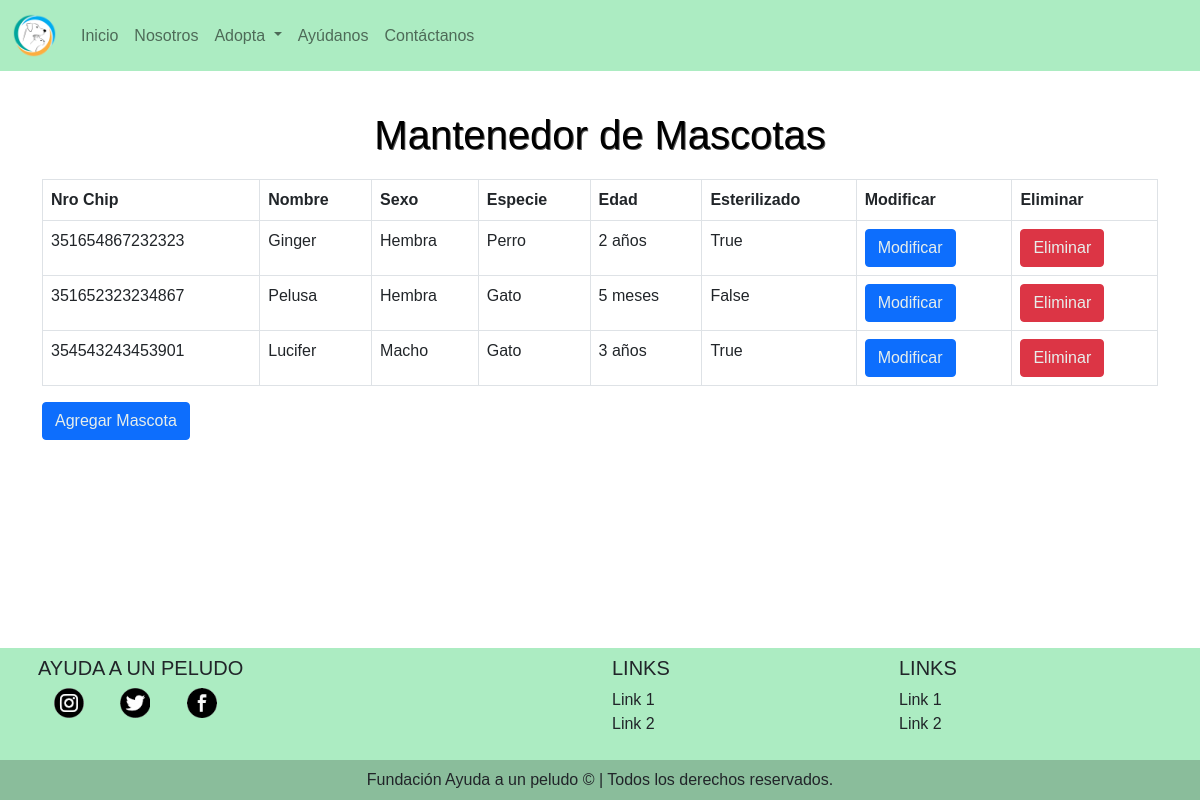
/mascotaCRUD/, run on an earlier commit of the app's database.
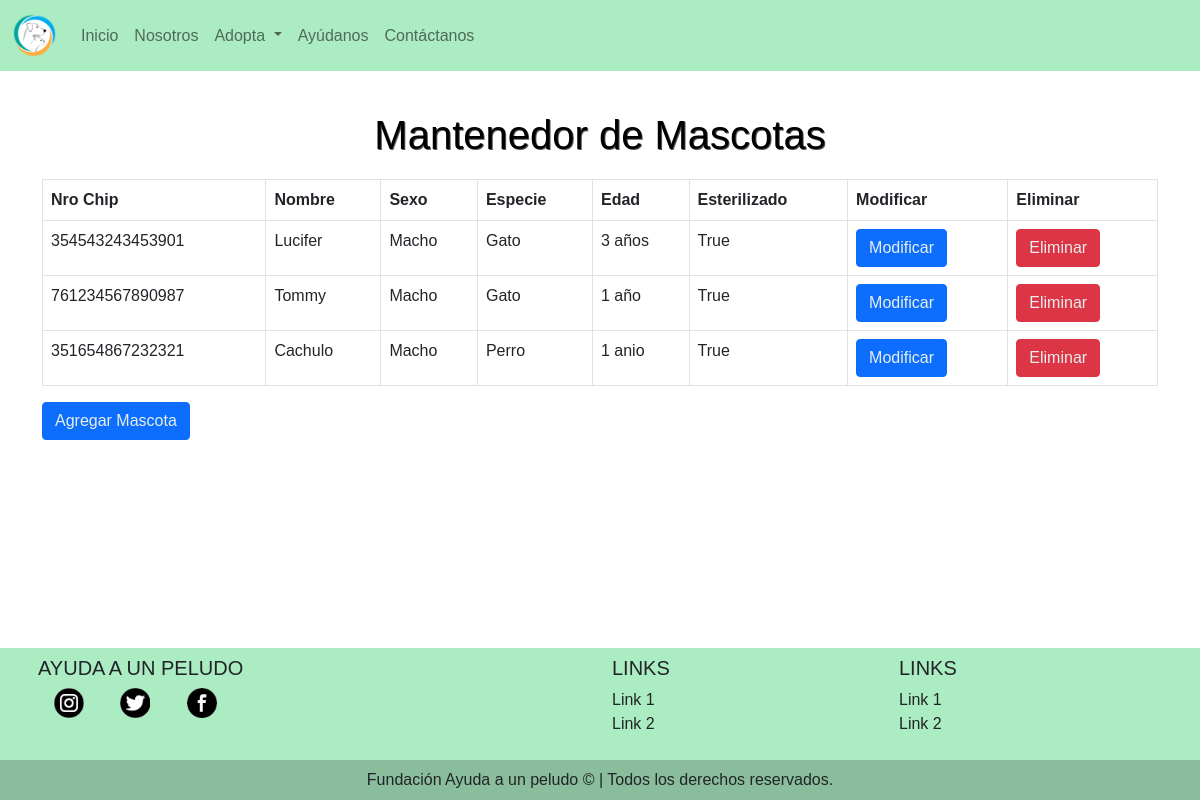
And on a later commit of the database.
### appPeludo/models.py (models this page shows)
class Mascota(models.Model):
    nro_chip = models.CharField(max_length=15,primary_key=True)
    nombre = models.CharField(max_length=40)
    sexo = models.CharField(max_length=6)
    edad = models.CharField(max_length=15)
    especie = models.CharField(max_length=5)
    esterilizado = models.BooleanField()

### appPeludo/views.py (the view)
# urls.py: path('mascotaCRUD/', appPeludo.views.mascotaCRUD, name='mascotaCRUD'),
def mascotaCRUD(request):
    mascotas = Mascota.objects.all()
    return render(request, 'mascotaCRUD.html',{'mascotas':mascotas})

### appPeludo/templates/mascotaCRUD.html
{% extends 'layout.html' %}
{% block contenido %}
    <h1 class="titulo">Mantenedor de Mascotas</h1>
    <div class="container">
        <table class="table table-bordered">
            <thead>
                    <tr>
                    <th scope="col">Nro Chip</th>
                    <th scope="col">Nombre</th>
                    <th scope="col">Sexo</th>
                    <th scope="col">Especie</th>
                    <th scope="col">Edad</th>
                    <th scope="col">Esterilizado</th>
                    <th scope="col">Modificar</th>
                    <th scope="col">Eliminar</th>
                    </tr>
            </thead>
            {% for mascota in mascotas%}
                <tbody>
                    <tr>
                    <td>{{mascota.nro_chip}}</td>
                    <td>{{mascota.nombre}}</td>
                    <td>{{mascota.sexo}}</td>
                    <td>{{mascota.especie}}</td>
                    <td>{{mascota.edad}}</td>
                    <td>{{mascota.esterilizado}}</td>
                    <td><a class="btn btn-primary" href="{% url 'formMascotaMod' mascota.nro_chip %}">Modificar</a></td>
                    <td><a class="btn btn-danger" href="{% url 'formMascotaDel' mascota.nro_chip %}">Eliminar</a></td>
                    </tr>
                </tbody>
            {% endfor %}
        </table>
        <a class="btn btn-primary" href="{% url 'formMascotaAgr' %}">Agregar Mascota</a>
    </div>
{% endblock  %}

### appPeludo/templates/layout.html (shortened to what this page needs)
{% load static %}
<!DOCTYPE html>
<html>
  <head>
    <link type="text/css" rel="stylesheet" href="{% static 'css/bootstrap.min.css' %}">
    <link type="text/css" rel="stylesheet" href="{% static 'css/style.css' %}">
  </head>
    <body class="d-flex flex-column min-vh-100">
        <nav class="navbar navbar-expand-lg navbar-light sticky-top fm-bg">
        <div class="container-fluid">
            <a class="navbar-brand" href="/home">
                <img alt="logo" src="{% static 'img/logo.png' %}" width="45" height="45"/>
            </a>
            <div class="collapse navbar-collapse" id="navbarSupportedContent">
            <ul class="navbar-nav me-auto mb-2 mb-lg-0">
            <li class="nav-item">
                <a class="nav-link {% block inicio_activo %}{% endblock inicio_activo %}" href="/home">Inicio</a>
            </li>
            <li class="nav-item">
                <a class="nav-link {% block nosotros_activo %}{% endblock nosotros_activo %}" href="/nosotros">Nosotros</a>
            </li>
            <li class="nav-item dropdown">
                <a class="nav-link dropdown-toggle {% block adopta_activo %}{% endblock adopta_activo %}" href="#" id="navbarDropdown" role="button" data-bs-toggle="dropdown" aria-expanded="false">
                Adopta
                </a>
            </li>
            <li class="nav-item">
                <a class="nav-link {% block ayudanos_activo %}{% endblock ayudanos_activo %}" href="/ayudanos">Ayúdanos</a>
            </li>
            <li class="nav-item">
                <a class="nav-link {% block contactanos_activo %}{% endblock contactanos_activo %}" href="/contactanos">Contáctanos</a>
            </li>
            </ul>
            </div>
        </div>
        </nav>
        {% block contenido %}{% endblock contenido %}
        <footer class="text-center text-lg-start fm-bg mt-auto">
        <div class="container p-2">
            <div class="row">
            <div class="col-lg-6">
                <h5 class="text-uppercase">Ayuda a un peludo</h5>
                    <a href="#" class="hide-under p-3">
                    <img src="{% static 'img/instagram.png' %}" width="30" height="30" />
                    </a>
                    <a href="#" class="hide-under p-3">
                    <img src="{% static 'img/twitter.png' %}" width="30" height="30" />
                    </a>
                    <a href="#" class="hide-under p-3">
                    <img src="{% static 'img/facebook.png' %}" width="30" height="30"/>
                    </a>
            </div>
            <div class="col-lg-3">
                <h5 class="text-uppercase">Links</h5>
                <ul class="list-unstyled">
                <li>
                    <a href="#!" class="text-dark">Link 1</a>
                </li>
                <li>
                    <a href="#!" class="text-dark">Link 2</a>
                </li>
                </ul>
            </div>
            <div class="col-lg-3">
                <h5 class="text-uppercase">Links</h5>
                <ul class="list-unstyled">
                <li>
                    <a href="#!" class="text-dark">Link 1</a>
                </li>
                <li>
                    <a href="#!" class="text-dark">Link 2</a>
                </li>
                </ul>
            </div>
            </div>
        </div>
        <div class="text-center p-2" style="background-color: rgba(0, 0, 0, 0.2);">
            Fundación Ayuda a un peludo © | Todos los derechos reservados.
        </div>
        </footer>
    </body>
</html>

### appPeludo/static/css/style.css (style rules this page uses)
body { font-family: Verdana, Arial, Tahoma, Serif; }
.fm-bg { background-color: #acecc2; }
.hide-under { text-decoration:none; }
.titulo { color:black; text-shadow: 1px 1px #585858; text-align:center; margin-top: 40px; margin-bottom: 20px; }
a:link { color:rgb(65, 206, 147); text-decoration: none; }
a.btn-primary { color:rgb(231, 238, 235); }
a.btn-danger { color:rgb(231, 238, 235); }

What changed in the data, as far as the page shows it:
removed Mascota: nro_chip "351654867232323", nombre "Ginger", sexo "Hembra", especie "Perro", edad "2 años", esterilizado "True"
removed Mascota: nro_chip "351652323234867", nombre "Pelusa", sexo "Hembra", especie "Gato", edad "5 meses", esterilizado "False"
added Mascota: nro_chip "761234567890987", nombre "Tommy", sexo "Macho", especie "Gato", edad "1 año", esterilizado "True"
added Mascota: nro_chip "351654867232321", nombre "Cachulo", sexo "Macho", especie "Perro", edad "1 anio", esterilizado "True"
